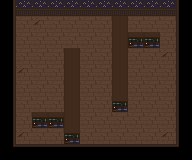

Below is a game level as drawn by its tile map, then a one-line description and the .tmx that defines it (tile-layer data replaced by summaries):
An orthogonal 12x10 tile map with 16x16 px tiles, 3 tile layers (background, walls, static_objects) and 21 objects.

<map version="1.0" orientation="orthogonal" renderorder="right-down" width="12" height="10" tilewidth="16" tileheight="16" nextobjectid="60">
 <tileset firstgid="1" name="tiles" tilewidth="16" tileheight="16" tilecount="18" columns="9">
  <image source="../textures/tiles.png" width="144" height="32" />
 </tileset>
 <layer name="background" width="12" height="10">
  <data>[120 cells, 80 non-empty, 2 distinct tile ids]</data>
 </layer>
 <layer name="walls" width="12" height="10">
  <data>[120 cells, 56 non-empty, 8 distinct tile ids]</data>
 </layer>
 <layer name="static_objects" width="12" height="10">
  <data>[120 cells, 0 non-empty, 0 distinct tile ids]</data>
 </layer>
 <objectgroup name="walls">
  <object id="18" x="16" y="144" width="175.5" height="16" />
  <object id="47" x="32" y="112" width="16" height="16">
   <ellipse />
  </object>
  <object id="48" x="64" y="48" width="16" height="16">
   <ellipse />
  </object>
  <object id="49" x="144" y="32" width="16" height="16">
   <ellipse />
  </object>
  <object id="50" x="112" y="96" width="16" height="16">
   <ellipse />
  </object>
  <object id="52" x="112" y="16" width="16" height="88" />
  <object id="53" x="128" y="32" width="24" height="16" />
  <object id="55" x="64" y="56" width="16" height="88" />
  <object id="56" x="40" y="112" width="24" height="16" />
  <object id="57" x="0" y="0" width="16" height="160" />
  <object id="58" x="176" y="0" width="16" height="144" />
  <object id="59" x="16" y="0" width="160" height="16">
   <properties>
    <property name="lightTransparency" type="bool" value="true" />
   </properties>
  </object>
 </objectgroup>
 <objectgroup name="static_objects" />
 <objectgroup name="actors">
  <object id="21" x="16" y="80" width="16" height="16" />
 </objectgroup>
 <objectgroup name="enemies">
  <object id="35" x="159" y="74" width="16" height="16" />
 </objectgroup>
 <objectgroup name="shards">
  <object id="41" x="32" y="16" width="16" height="16" />
  <object id="45" x="144" y="16" width="16" height="16" />
  <object id="46" x="96" y="64" width="16" height="16" />
 </objectgroup>
 <objectgroup name="lights">
  <object id="23" x="48" y="48" width="16" height="16" />
  <object id="24" x="48" y="96" width="16" height="16" />
  <object id="25" x="128" y="96" width="16" height="16" />
  <object id="26" x="128" y="48" width="16" height="16" />
 </objectgroup>
</map>
